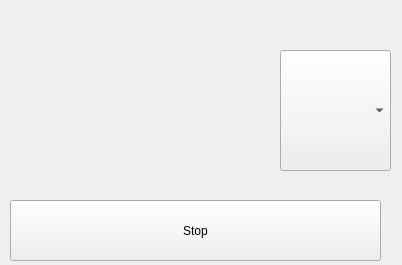
<?xml version="1.0" encoding="UTF-8"?>
<ui version="4.0">
 <class>Form</class>
 <widget class="QWidget" name="Form">
  <property name="geometry">
   <rect>
    <x>0</x>
    <y>0</y>
    <width>402</width>
    <height>265</height>
   </rect>
  </property>
  <property name="windowTitle">
   <string>Form</string>
  </property>
  <widget class="QPushButton" name="pushButton">
   <property name="geometry">
    <rect>
     <x>10</x>
     <y>200</y>
     <width>371</width>
     <height>61</height>
    </rect>
   </property>
   <property name="text">
    <string>Stop</string>
   </property>
  </widget>
  <widget class="QComboBox" name="comboBox">
   <property name="geometry">
    <rect>
     <x>280</x>
     <y>50</y>
     <width>111</width>
     <height>121</height>
    </rect>
   </property>
  </widget>
 </widget>
 <resources/>
 <connections/>
</ui>
